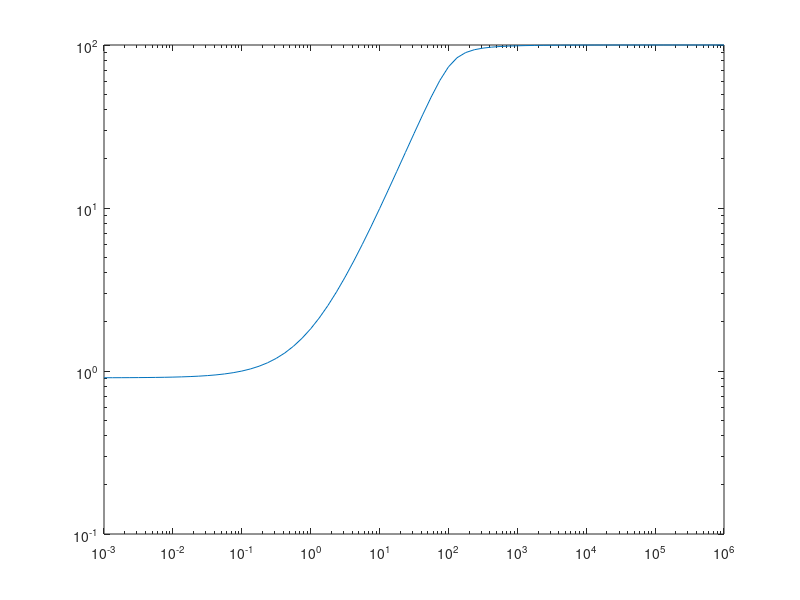

The MATLAB script that drew this image: (Note: this script raises an error after producing the figure.)
E_T=100
K_m=10
S_0=1

figure()
for(m=1:6)

S_T=logspace(-3,6,73)

SE=((E_T*m+K_m+S_T+S_0)-sqrt((E_T*m+K_m+S_T+S_0).^2-4*m*E_T*(S_T+S_0)))/(2*m)

p=loglog(S_T,SE)
p.LineWidth=3;
hold on
end
legend('m=1','m=2','m=3','m=4','m=5','m=6')
xlim([1e-3 1e4])
ylim([1e-1 200])
xlabel('Input')
ylabel('Output')
title('Effect of Multiple Identical Promoters')
